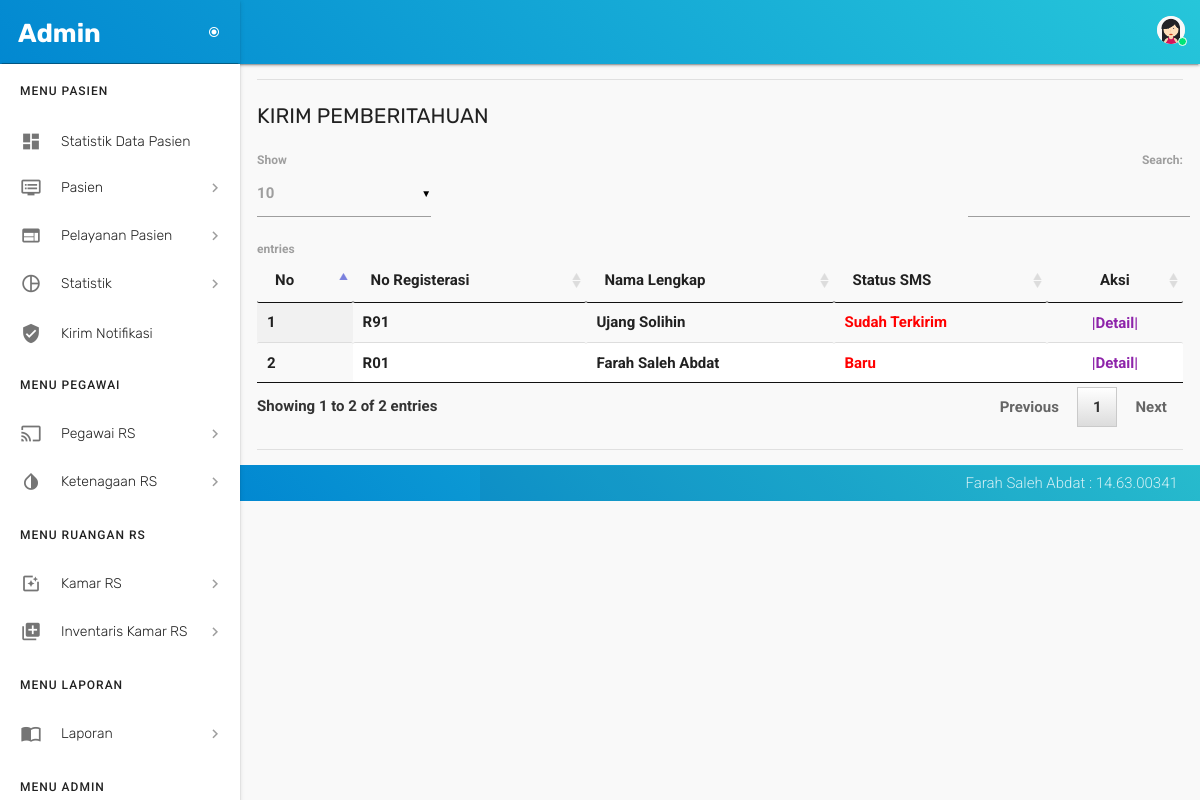
/sms_data.php (signed in), run on the app's committed database.
### tables this page shows
CREATE TABLE `log_sms` (
  `id_sms` int(21) NOT NULL,
  `id_pasien` int(21) NOT NULL,
  `id_kamar` int(21) NOT NULL,
  `status` enum('Baru','Sudah Terkirim') DEFAULT 'Baru'
);

CREATE TABLE `pasien` (
  `id_pasien` int(21) NOT NULL,
  `no_registerasi` varchar(30) NOT NULL,
  `nama_lengkap` varchar(30) NOT NULL,
  `nama_ibu_kandung` varchar(30) NOT NULL,
  `tempat_lahir` varchar(30) NOT NULL,
  `tgl_lahir` date NOT NULL,
  `jenis_kelamin` enum('Laki-laki','Perempuan') NOT NULL,
  `agama` enum('Islam','Kristen','Budha','Hindu','Protestan') NOT NULL,
  `no_telepon` varchar(21) NOT NULL,
  `no_telepon_lain` varchar(21) NOT NULL,
  `pekerjaan` varchar(31) NOT NULL,
  `alamat_jln` text NOT NULL,
  `kabupaten_kota` varchar(30) NOT NULL,
  `kecamatan` varchar(30) DEFAULT NULL,
  `desa` varchar(30) DEFAULT NULL,
  `rt_rw` varchar(21) NOT NULL,
  `status` enum('Baru','Proses','Keluar') NOT NULL DEFAULT 'Baru'
);

### sms_data.php (the view, shortened to what this page needs)
<?php
 if (empty($_SESSION['username'])) {
 header("location:login_form.php");
 }
 else {
 ?>
<!DOCTYPE html>
<html lang="en">
  <head>
    <link href="assets/css/materialize.css" type="text/css" rel="stylesheet">
    <link href="assets/css/style.css" type="text/css" rel="stylesheet">
    <link href="assets/css/custom.css" type="text/css" rel="stylesheet">
    <link href="assets/css/perfect-scrollbar.css" type="text/css" rel="stylesheet">
    <link href="assets/css/jquery-jvectormap.css" type="text/css" rel="stylesheet">
    <link href="assets/css/jquery.dataTables.min.css" type="text/css" rel="stylesheet">
  </head>
  <body>
  <?php include 'config/header.php'; ?>
  <?php include 'config/menu.php'; ?>
        <section id="content">
          <div class="container">
            <div class="section">
              <div class="divider"></div>
              <div id="table-datatables">
                <h4 class="header">Kirim Pemberitahuan</h4>
                <div class="row">
                  <div class="col s12">
                    <table id="data-table-simple" class="responsive-table display" cellspacing="0">
                        <thead>
                        <tr>
                        <th> No </th>
                        <th> No Registerasi </th>
                        <th> Nama Lengkap </th>
                        <th> Status SMS </th>
                        <th style="width:100px;text-align: center;"> Aksi </th>
                        </tr>
                        </thead>
                       <tbody>
                        <?php
                        include 'config/koneksiDB.php';
                        $query="SELECT pasien.no_registerasi, pasien.nama_lengkap, pasien.nama_ibu_kandung, pasien.tempat_lahir, pasien.tgl_lahir, pasien.jenis_kelamin, pasien.no_telepon, pasien.alamat_jln, pasien.kabupaten_kota, kamar.nama_kamar, kamar.kelas, kamar.lokasi, log_sms.id_sms, log_sms.status FROM log_sms LEFT JOIN pasien ON pasien.id_pasien = log_sms.id_pasien LEFT JOIN kamar ON kamar.id_kamar = log_sms.id_kamar ORDER BY log_sms.id_sms DESC";
                        $result=mysqli_query($koneksi, $query) or die(mysqli_error());
                        $no=1;
                        while ($data = mysqli_fetch_array($result, MYSQLI_BOTH)){
                        ?>
                        <tr>
                        <td><?php echo $no++; ?></td>
                        <td><?php echo $data['no_registerasi']; ?></td>
                        <td><?php echo $data['nama_lengkap']; ?></td>
                        <td style="color: red"><?php echo $data['status']; ?></td>
                        <td style="width:100px;text-align: center;">
                        <a class='waves-effect waves-light modal-trigger' href='#modal2<?php echo $data['id_sms']; ?>'>|Detail|</a>
                        </td>
                        </tr>
                        <?php
                        }
                        ?>
                   </tbody>
                    </table>
                  </div>
                </div>
              </div>
            <br>
          <div class="divider"></div>
        </div>
      </div>
        </section>
    <?php include 'config/footer.php'; ?>
  </body>
</html>
<?php } ?>

### data on the page
log_sms: id_pasien.no_registerasi "R91", id_pasien.nama_lengkap "Ujang Solihin", status "Sudah Terkirim"
log_sms: id_pasien.no_registerasi "R01", id_pasien.nama_lengkap "Farah Saleh Abdat", status "Baru"

### other printed values
$_SESSION['username'] "Admin"
